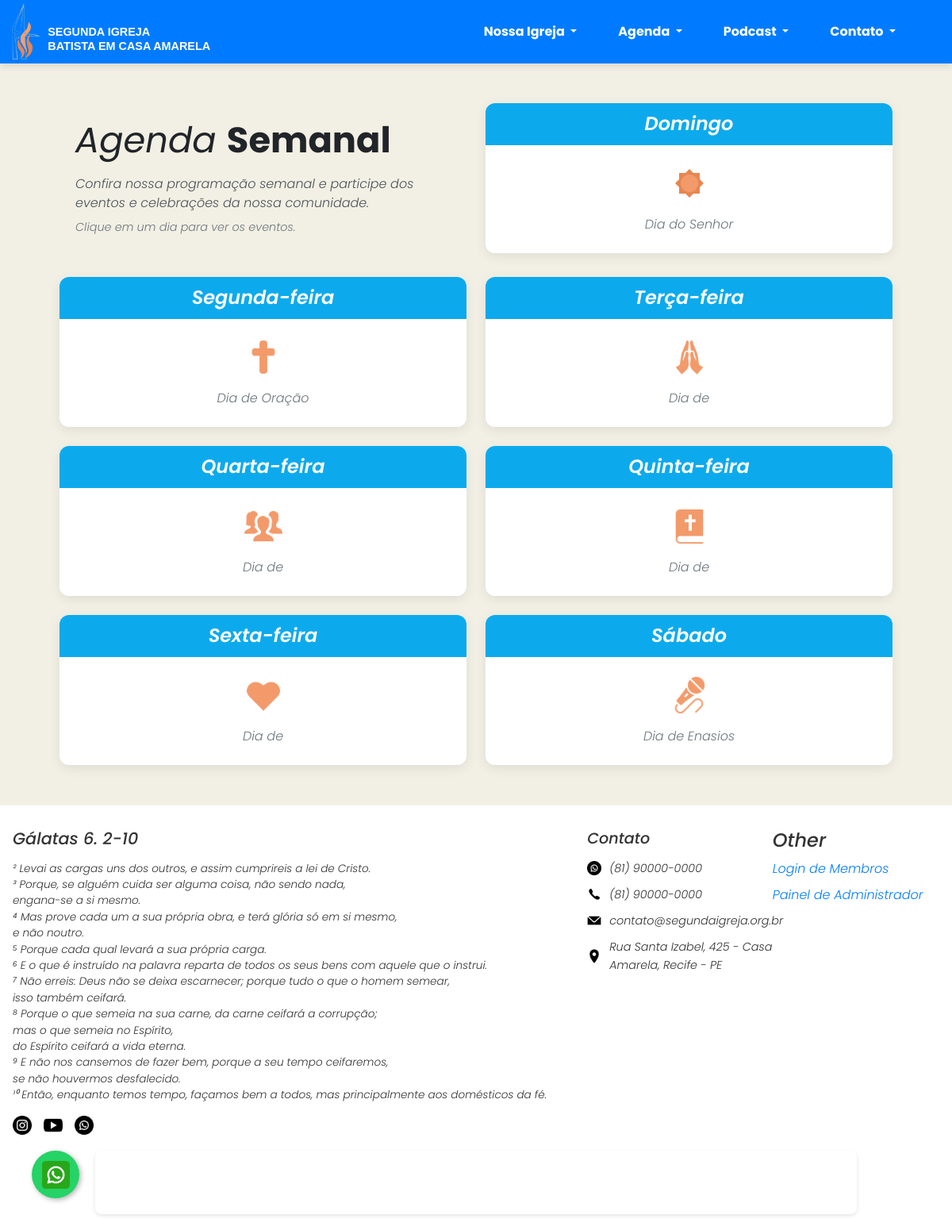
/agenda/, run on the app's committed database.
### home/models.py (models this page shows, shortened)
class DiaSemana(models.Model):
    DIAS = [
        (0, 'Domingo'), (1, 'Segunda-feira'), (2, 'Terça-feira'),
        (3, 'Quarta-feira'), (4, 'Quinta-feira'), (5, 'Sexta-feira'),
        (6, 'Sábado')
    ]
    nome = models.IntegerField(choices=DIAS, unique=True, verbose_name="Dia da Semana")
    resumo = models.CharField(max_length=100, verbose_name="Resumo (ex: Dia de celebração)")
    icone = models.CharField(
        max_length=50,
        verbose_name="Ícone"
    )
    class Meta:
        verbose_name = "Dia da Semana"
        verbose_name_plural = "Dias da Semana"
        ordering = ['nome']

### home/views.py (the view)
# urls.py: path("agenda/", views.agenda, name="agenda"),
def agenda(request):
    dias_semana = DiaSemana.objects.prefetch_related('eventos').all()
    eventos_especiais = EventoEspecial.objects.all()
    context = {
        'dias_semana': dias_semana,
        'eventos_especiais': eventos_especiais,
    }
    return render(request, 'agenda.html', context)

### templates/agenda.html (shortened to what this page needs)
{% extends 'base.html' %}
{% load static %}
{% block extra_css %}
    <link rel="stylesheet" href="{% static 'styles/modular/agenda.css' %}">
{% endblock %}
{% block content %}
<div class="agenda-wrapper">
    <div class="container">
        <div class="dias-wrapper">
            <div class="agenda-header">
                <h1>Agenda <strong>Semanal</strong></h1>
                <p>Confira nossa programação semanal e participe dos eventos e celebrações da nossa comunidade.</p>
                <p class="subtle-text">Clique em um dia para ver os eventos.</p>
            </div>
            {% for dia in dias_semana %}
            <div class="dia-item-wrapper">
                <div class="dia-card">
                    <div class="dia-card-header">
                        <h3>{{ dia.get_nome_display }}</h3>
                    </div>
                    <div class="dia-card-body">
                        <img src="{% static 'fotos/ícones/agenda/'|add:dia.icone|add:'.png' %}" alt="Ícone de {{ dia.get_nome_display }}" class="dia-card-icon">
                        <p>{{ dia.resumo }}</p>
                    </div>
                </div>
            </div>
            {% endfor %}
        </div>
    </div>
</div>
{% endblock %}

### static/styles/modular/global.css (style rules this page uses)
:root { --font-family-principal: 'Poppins', sans-serif; --peso-extralight: 200; --peso-light: 300; --peso-regular: 400; --peso-medium: 500; --peso-semibold: 600; --peso-bold: 700; }
h1, .titulo-principal { font-family: var(--font-family-principal); font-style: italic; font-weight: var(--peso-semibold); font-size: 2.8rem; }
body { font-family: var(--font-family-principal); font-style: italic; font-weight: var(--peso-light); font-size: 1rem; line-height: 1.6; }
header nav, .btn, strong, b { font-style: normal; }

### static/styles/modular/agenda.css (style rules this page uses)
:root { --cor-fundo-pagina: #f2f0e4; --cor-header-card: #0caaed; --cor-corpo-card: #FFFFFF; --cor-texto-header-card: #FFFFFF; --cor-texto-titulo: #212529; --cor-texto-corpo: #495057; --cor-texto-sutil: #6C757D; --cor-fundo-evento-item: #FFFFFF; --cor-borda-evento-item: #E9ECEF; --cor-horario-bg: #f0f0f0; --cor-fundo-evento-especial: #F0F4FF; --cor-borda-evento-especial: #D9E2FF; --raio-borda: 12px; --sombra-card: 0 4px 15px rgba(0, 0, 0, 0.08); --sombra-card-hover: 0 7px 20px rgba(0, 0, 0, 0.1); }
.agenda-wrapper { background-color: var(--cor-fundo-pagina); padding: 50px 0; }
.container { max-width: 1200px; margin: 0 auto; padding: 0 15px; }
.dias-wrapper { display: grid; grid-template-columns: repeat(2, 1fr); gap: 24px; }
.agenda-header { display: flex; flex-direction: column; justify-content: center; padding: 20px; }
.agenda-header h1 { font-size: 2.8rem; font-weight: 400; color: var(--cor-texto-titulo); line-height: 1.2; margin-bottom: 16px; }
.agenda-header h1 strong { font-weight: 700; }
.agenda-header p { font-size: 1rem; color: var(--cor-texto-corpo); margin-bottom: 8px; }
.agenda-header .subtle-text { font-size: 0.9rem; color: var(--cor-texto-sutil); }
.dia-item-wrapper { display: flex; flex-direction: column; animation: fadeIn 0.6s ease-out forwards; opacity: 0; transition: transform 0.3s ease; }
.dia-item-wrapper:nth-child(2) { animation-delay: 0.1s; }
.dia-item-wrapper:nth-child(3) { animation-delay: 0.2s; }
.dia-item-wrapper:nth-child(4) { animation-delay: 0.3s; }
.dia-item-wrapper:nth-child(5) { animation-delay: 0.4s; }
.dia-card { background-color: var(--cor-corpo-card); border-radius: var(--raio-borda); box-shadow: var(--sombra-card); cursor: pointer; overflow: hidden; display: flex; flex-direction: column; transition: box-shadow 0.3s ease; }
.dia-card-header { background-color: var(--cor-header-card); padding: 12px; text-align: center; }
.dia-card-header h3 { color: var(--cor-texto-header-card); font-size: 1.5rem; font-weight: 600; margin: 0; }
.dia-card-body { display: flex; flex-direction: column; align-items: center; gap: 8px; padding: 24px; }
.dia-card-icon { width: 48px; height: 48px; margin-bottom: 8px; }
.dia-card-body p { font-size: 1rem; color: var(--cor-texto-sutil); margin: 0; text-align: center; }

### static/styles/modular/variables.css (style rules this page uses)
:root { --primary-color: #007bff; --secondary-color: #10acec; --accent-color: #d9971c; --bg-light: #f4f4f4; --bg-alt: #eee7d7; --text-dark: #000000; --text-light: #ffffff; --text-muted: #555555; --font-size-base: 16px; --font-size-sm: 0.875rem; --font-size-md: 1rem; --font-size-lg: 1.25rem; --font-size-xl: 1.5rem; --font-size-xxl: 2rem; --spacing-xs: 0.25rem; --spacing-sm: 0.5rem; --spacing-md: 1rem; --spacing-lg: 1.5rem; --spacing-xl: 2rem; --mobile-width: 576px; --tablet-width: 768px; --desktop-width: 992px; --large-desktop-width: 1200px; --border-radius-sm: 5px; --border-radius-md: 8px; --border-radius-lg: 10px; --border-radius-circle: 50%; --shadow-sm: 0 2px 4px rgba(0, 0, 0, 0.1); --shadow-md: 0 4px 8px rgba(0, 0, 0, 0.1); --shadow-lg: 0 8px 16px rgba(0, 0, 0, 0.2); --transition-fast: 0.3s ease; --transition-medium: 0.5s ease; --container-sm: 90%; --container-max-width: 1200px; }

### static/styles/modular/default.css (style rules this page uses)
* { margin: 0; padding: 0; box-sizing: border-box; }
body { font-family: 'Poppins', sans-serif; font-size: var(--font-size-base); background-color: var(--bg-light); overflow-x: hidden; }
.container { width: var(--container-sm); max-width: var(--container-max-width); margin: 0 auto; }
h1 { font-size: var(--font-size-xxl); margin-bottom: var(--spacing-md); }
h3 { font-size: var(--font-size-lg); margin-bottom: var(--spacing-sm); }
p { margin-bottom: var(--spacing-md); line-height: 1.5; }
img, video, iframe { max-width: 100%; height: auto; display: block; }

### data on the page
DiaSemana: nome "Domingo", shows a picture, resumo "Dia do Senhor"
DiaSemana: nome "Segunda-feira", icone (picture), resumo "Dia de Oração"
DiaSemana: nome "Terça-feira", icone (picture), resumo "Dia de"
DiaSemana: nome "Quarta-feira", icone (picture), resumo "Dia de"
DiaSemana: nome "Quinta-feira", icone (picture), resumo "Dia de"
DiaSemana: nome "Sexta-feira", icone (picture), resumo "Dia de"
DiaSemana: nome "Sábado", shows a picture, resumo "Dia de Enasios"
